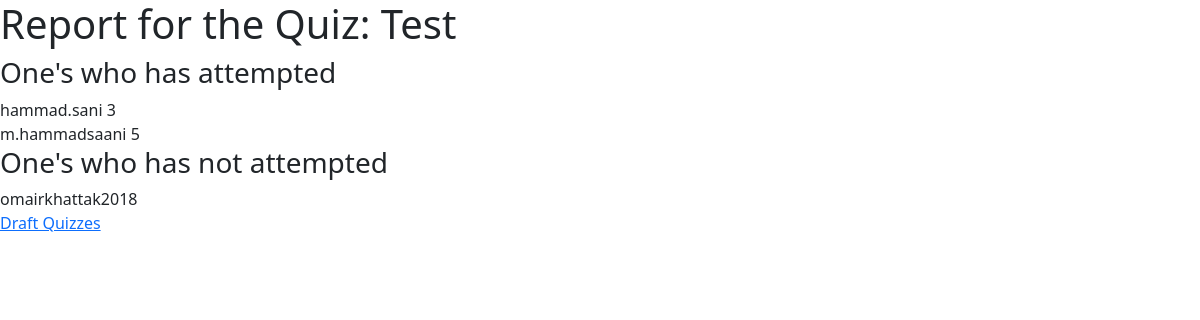
Page /quiz_management/generate_report/8 (signed in) on the earlier database version.
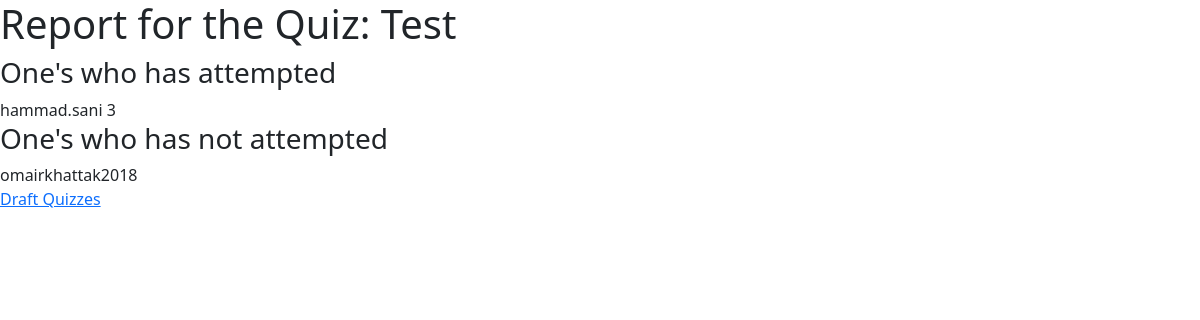
Same page on the later database version.
### quiz_attempter_management/models.py (models this page shows)
class Mark(models.Model):
    marks = models.IntegerField()
    total_mark = models.IntegerField()
    quiz = models.ForeignKey(Quiz, on_delete=models.CASCADE)
    quiz_attempter = models.ForeignKey(QuizAttempter, on_delete=models.CASCADE)

### quiz_management/decorators.py (the view)
    def check_host(request, *args, **kwargs):
        if request.user.is_authenticated and not request.user.is_superuser:
            try:
                is_quiz_attempter = QuizAttempter.objects.get(id=request.user.id).is_quiz_attempter
                if not is_quiz_attempter:
                    return view_function(request, *args, **kwargs)
            except QuizAttempter.DoesNotExist:
                return view_function(request, *args, **kwargs)
        return HttpResponse("You are not Host/")

### quiz_management/views.py (called while the page is built)
@host_required
def generate_report(request, quiz_id):
    quiz = Quiz.objects.get(id=quiz_id)
    marks = Mark.objects.filter(quiz_id=quiz_id)
    quiz_attempters = QuizAndQuizAttempter.objects.filter(quiz=quiz_id)
    non_attempters = []
    for quiz_attempter in quiz_attempters:
        if not quiz_attempter.is_attempted:
            non_attempters.append(
                quiz_attempter.quiz_attempter.username
            )
    return render(request, 'quiz_management/report.html', {'marks': marks, 'non_attempters': non_attempters,
                                                           'is_quiz_attempted': quiz.is_quiz_attempted,
                                                           'quiz_title': quiz.title})

### quiz_management/templates/quiz_management/report.html (shortened to what this page needs)
{% extends "base.html" %}
{% block content %}
    <h1>Report for the Quiz: {{ quiz_title }} </h1>
    {% if is_quiz_attempted %}
    {% if marks %}
        <h3>One's who has attempted</h3>
            {% for mark in marks %}
                {{ mark.quiz_attempter.username }} {{ mark.marks }} <br>
            {% endfor %}
        {% endif %}
        {% if non_attempters %}
        <h3>One's who has not attempted </h3>
            {% for non_attempter in non_attempters %}
                {{ non_attempter}} <br>
            {% endfor %}
        {% endif %}
        {% else %}
            <h3> Report cannot be generated yet as there is time left </h3>
    {% endif %}
    <a href="{% url "draftquizzes" %}">Draft Quizzes</a>
{% endblock content %}

Differences in the rows shown:
removed Mark: quiz_attempter.username "m.hammadsaani", marks "5"
